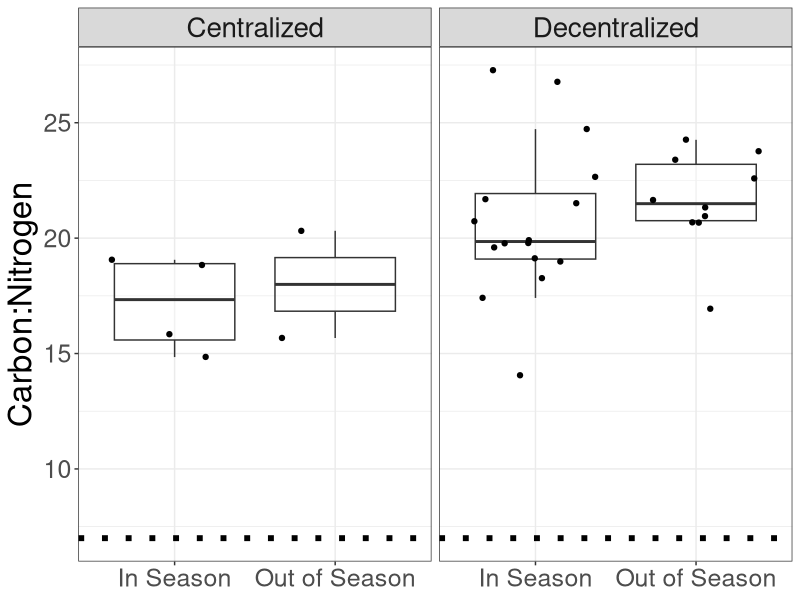
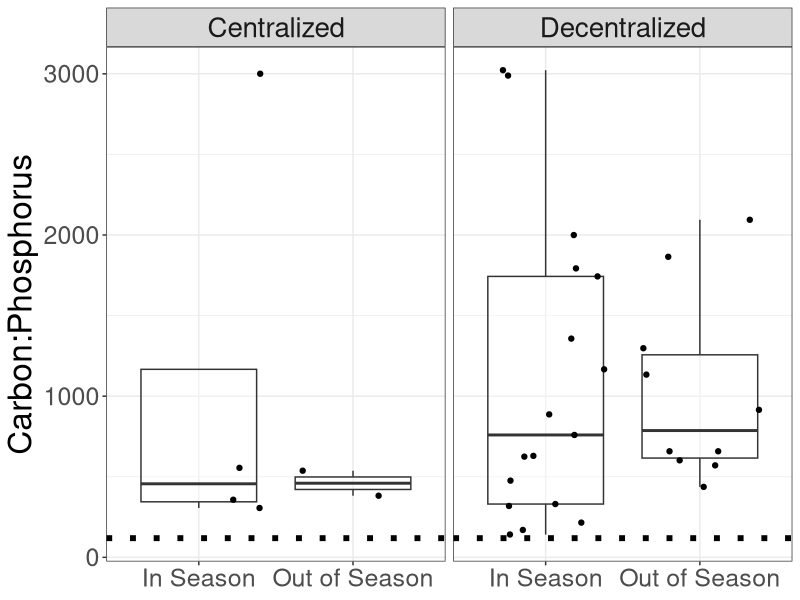
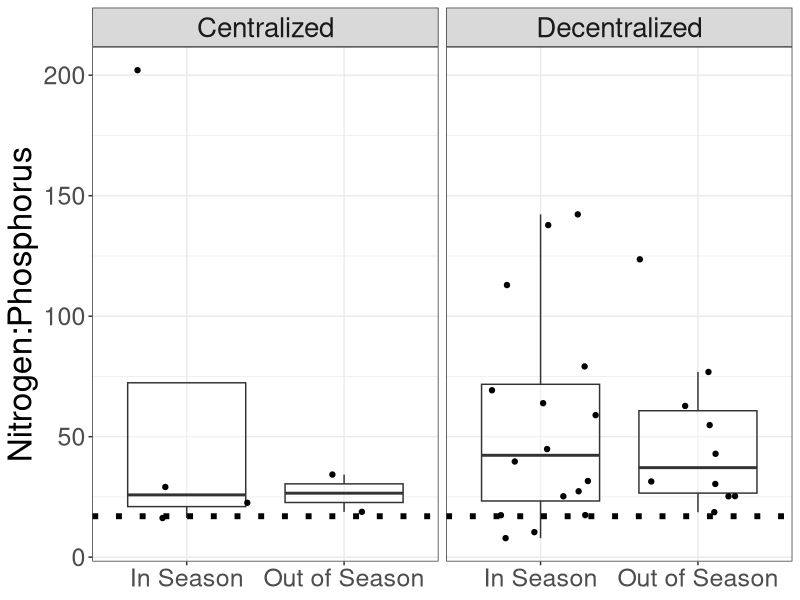
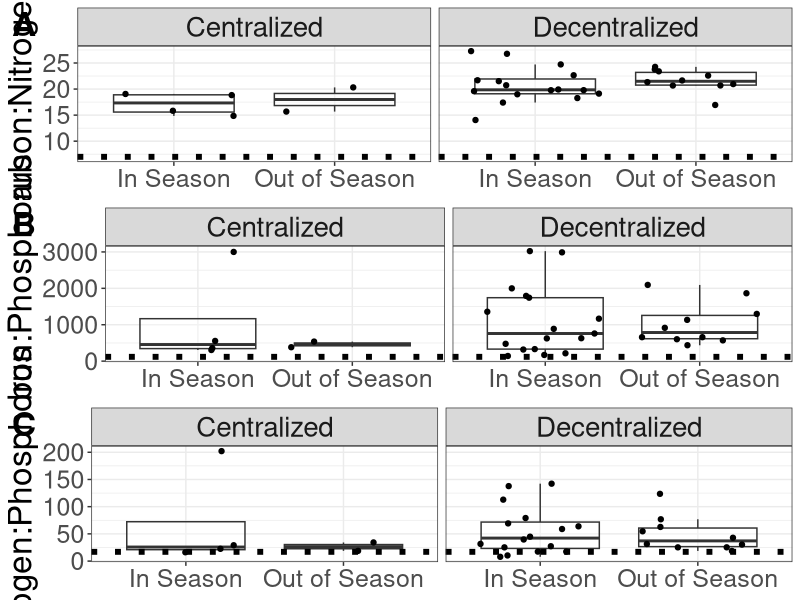

Source code (R) for these figures, in order:
## This script is associated with an analysis of spatially and 
## and temporally heterogeneous nutrient loading into Flathead
## Lake's nearshore zone. This script is a piece of the 
## overarching analysis and looks mostly at relating 
## periphyton Carbon, Nitrogen, and Phosphorus stoichiometries
## with wastewater treatment infrastructure
## and a sampling point's temporal position to the tourist 
## season. Questions about this script should be directed to 
## Michael F. Meyer (michael.f.meyer@wsu.edu). 


# 1. Load packages and data -----------------------------------------------

library(tidyverse)
library(vegan)
library(ggrepel)
library(viridis)
library(vegan)
library(car)
library(ggpubr)

stoichiometry_orig <- read.csv(file = "../cleaned_data/stoichiometry.csv")


# 2. Convert mass to moles ------------------------------------------------

stoich <- stoichiometry_orig %>%
  mutate(carbon_moles = (carbon_mg*0.001)/12.0107,
         carbon = carbon_moles/(total_dry_mass_carbon_mg*0.001),
         nitrogen_moles = (nitrogen_mg*0.001)/14.0067,
         nitrogen = nitrogen_moles/(total_dry_mass_nitrogen_mg*0.001),
         phosphorus_mg = phosphorus_ug * 0.001,
         phosphorus_moles = (phosphorus_mg*0.001)/39.973762,
         phosphorus = phosphorus_moles/(total_dry_mass_phosphorus_mg*0.001)) %>%
  select(site, month, stt, tourist_season, carbon, nitrogen, phosphorus)


# 3. Create stoichiometric plots and analyses -----------------------------


stt_labels <- c("Centralized", "Decentralized")
names(stt_labels) <- c("centralized", "decentralized")

carbon_nitrogen <- ggplot(stoich, aes(tourist_season, carbon/nitrogen)) +
  geom_boxplot(alpha = 0.33, outlier.alpha = 0) +
  geom_jitter() +
  geom_hline(aes(yintercept = 119/17), size = 2, linetype = "dotted") + 
  facet_wrap(~stt, labeller = labeller(stt = stt_labels)) +
  ylab("Carbon:Nitrogen") + 
  theme_bw() + 
  theme(axis.title.x = element_blank(),
        axis.title.y = element_text(size = 24),
        axis.text = element_text(size = 18),
        legend.text = element_text(size = 20),
        legend.title = element_text(size = 20),
        legend.key.height = unit(0.75, units = "in"),
        legend.key.width = unit(0.75, units = "in"),
        strip.text = element_text(size = 20))

ggsave(filename = "carbon_nitrogen_boxplots.png", plot = carbon_nitrogen, 
       device = "png", path = "../figures_tables", 
       width = 8, height = 6, units = "in")

carbon_phosphorus <- ggplot(stoich, aes(tourist_season, carbon/phosphorus)) +
  geom_boxplot(alpha = 0.33, outlier.alpha = 0) +
  geom_jitter() +
  geom_hline(aes(yintercept = 119), size = 2, linetype = "dotted") + 
  facet_wrap(~stt, labeller = labeller(stt = stt_labels)) +
  ylab("Carbon:Phosphorus") + 
  theme_bw() + 
  theme(axis.title.x = element_blank(),
        axis.title.y = element_text(size = 24),
        axis.text = element_text(size = 18),
        legend.text = element_text(size = 20),
        legend.title = element_text(size = 20),
        legend.key.height = unit(0.75, units = "in"),
        legend.key.width = unit(0.75, units = "in"),
        strip.text = element_text(size = 20))

ggsave(filename = "carbon_phosphorus_boxplots.png", plot = carbon_phosphorus, 
       device = "png", path = "../figures_tables", 
       width = 8, height = 6, units = "in")

nitrogen_phosphorus <- ggplot(stoich, aes(tourist_season, nitrogen/phosphorus)) +
  geom_boxplot(alpha = 0.33, outlier.alpha = 0) +
  geom_jitter() +
  geom_hline(aes(yintercept = 17), size = 2, linetype = "dotted") + 
  facet_wrap(~stt, labeller = labeller(stt = stt_labels)) +
  ylab("Nitrogen:Phosphorus") + 
  theme_bw() + 
  theme(axis.title.x = element_blank(),
        axis.title.y = element_text(size = 24),
        axis.text = element_text(size = 18),
        legend.text = element_text(size = 20),
        legend.title = element_text(size = 20),
        legend.key.height = unit(0.75, units = "in"),
        legend.key.width = unit(0.75, units = "in"),
        strip.text = element_text(size = 20))

ggsave(filename = "nitrogen_phosphorus_boxplots.png", plot = nitrogen_phosphorus, 
       device = "png", path = "../figures_tables", 
       width = 8, height = 6, units = "in")

combined_plots <- ggarrange(plotlist = list(carbon_nitrogen, carbon_phosphorus, nitrogen_phosphorus), 
                            ncol = 1, labels = "AUTO",
                            font.label = list(size = 24))

ggsave(filename = "combined_stoich_boxplots.png", plot = combined_plots, 
       device = "png", path = "../figures_tables", 
       width = 8, height = 16, units = "in")


Anova(lm(carbon/nitrogen ~ tourist_season*stt, data = stoich), type = "II")

Anova(lm(carbon/phosphorus ~ tourist_season*stt, data = stoich), type = "II")

Anova(lm(nitrogen/phosphorus ~ tourist_season*stt, data = stoich), type = "II")
